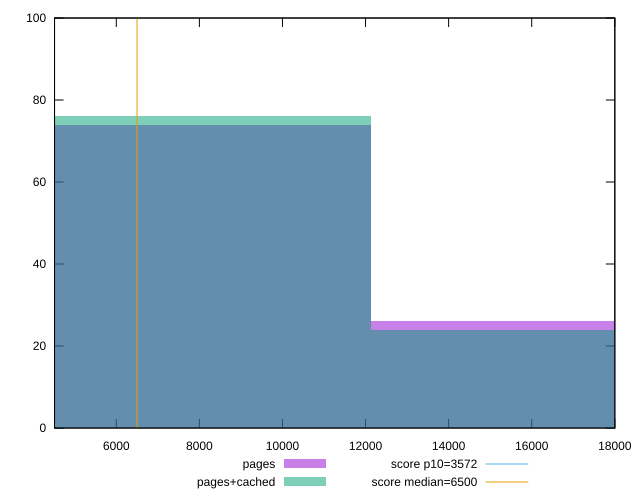

This chart was generated by the following gnuplot code:
reset

$pages <<EOF
8082.940114150664 74
16165.880228301328 26
EOF

$pagesCached <<EOF
8082.940114150664 76
16165.880228301328 24
EOF

set key outside below
set boxwidth 8082.940114150664
set xrange [4513.504999999999:18000.403000000002]
set yrange [0:100]
set trange [0:100]
set style fill transparent solid 0.5 noborder

set parametric
set terminal svg size 640, 500 enhanced background rgb 'white'
set output "report_00015_2021-02-09T16-11-33.973Z/first-cpu-idle/comparison/histogram/0_vs_1.svg"

plot $pages title "pages" with boxes, \
     $pagesCached title "pages+cached" with boxes, \
     3572,t title "score p10=3572", \
     6500,t title "score median=6500"

reset
